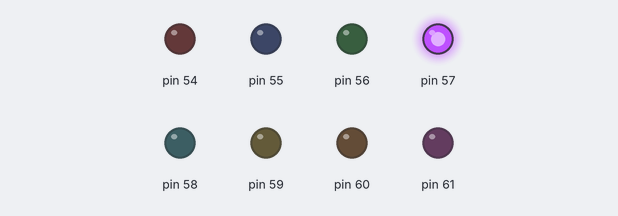
A sketch run on a simulated Arduino Mega 2560, built with avr-gcc and run on an emulated ATmega2560. Parts: output pins drawn as LEDs (lit = HIGH).

Above: at 0.1 s.
Timing chart, 0 to 1.9 s (numbered marks = the images above):
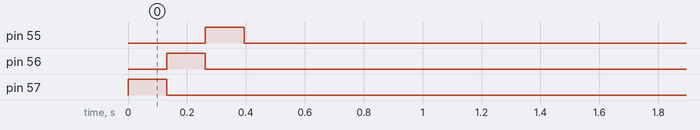

The sketch:

ETALVIS_Problem_02_09.ino
```cpp
//SELF ASSESSMENT - 2
//LEDs SET 02 Problem 09
//Problem: connect 8 LEDs to port F from bit 0 to 7
//Glow 3 TO 0 LEDs onebyone
void delay1();//delay function declaration
void setup() {
  // put your setup code here, to run once:
  volatile char *ddrF;
  ddrF = 0x30;
  *ddrF = 0xFF;
  volatile char *outF;
  outF = 0x31;
 unsigned char threeto0leds[4] = {0x08, 0x04, 0x02, 0x01};
  volatile int l;
  for (l = 0; l < 4; l++) {
    *outF = threeto0leds[l];
    delay1();
  }
}
void loop() {
  // put your main code here, to run repeatedly:
}
void delay1()
{
  volatile long i;
  for (i = 0; i < 60000; i++);
}
```
